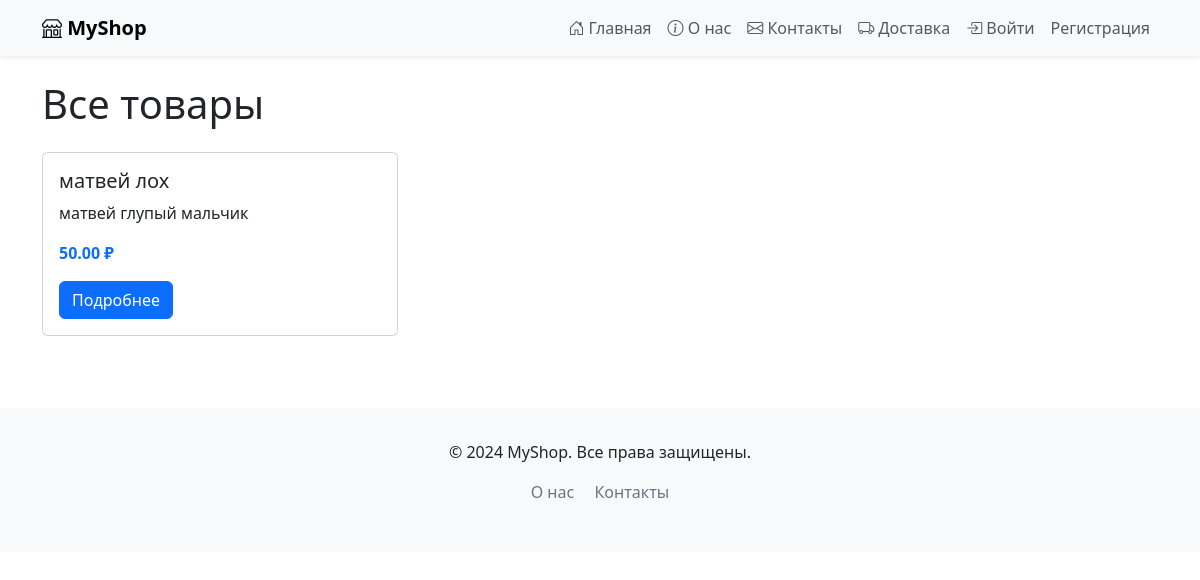
The page / on the database its author committed.
### products/models.py (models this page shows, shortened)
class Product(models.Model):#главный класс
    name = models.CharField(max_length=100)
    price = models.DecimalField(decimal_places=2, max_digits=10)
    description = models.TextField()
    category = models.ForeignKey(Category, on_delete=models.PROTECT)
    image = models.ImageField(upload_to='products/', null=True, blank=True)

### products/views.py (the view)
# urls.py: path('', views.home, name='home'),
def home(request):#главная страница
    products = Product.objects.all()
    return render(request, 'products/home.html', {'products': products})

### products/templates/products/home.html (shortened to what this page needs)
{% extends 'products/base.html' %}
{% block content %}
<h1 class="mb-4">Все товары</h1>
<div class="row">
  {% for product in products %}
  <div class="col-md-4 mb-4">
    <div class="card">
      <div class="card-body">
        <h5 class="card-title">{{ product.name }}</h5>
        <p class="card-text">{{ product.description|truncatechars:100 }}</p>
        <p class="text-primary fw-bold">{{ product.price }} ₽</p>
        <a href="{% url 'products:product_detail' product.id %}" class="btn btn-primary">
          Подробнее
        </a>
      </div>
    </div>
  </div>
  {% empty %}
  <p class="text-muted">Товаров пока нет</p>
  {% endfor %}
</div>
{% endblock %}

### rows shown on the page
Product: name "матвей лох", description "матвей глупый мальчик", price "50.00"
